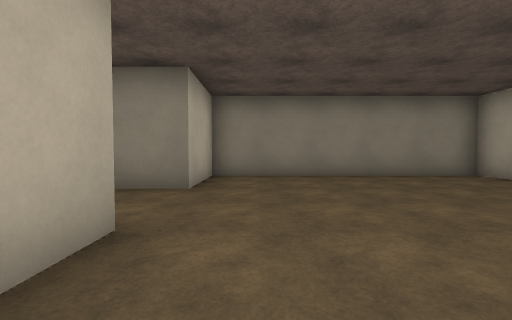
[1] (above)

12 first-person views from a walk through a level from a Godot 3-D game. The camera is 1.4 m above the floor, tilts 2° down and sees 90° across. The floor is counted in squares, 2 m on a side. Each view is taken from the middle of a square. On the plan, view 1 faces up. The plan holds only what a view shows up to about 9 squares ahead; the rest is blank. Flat picture figures and markers are not drawn. Characters and animated objects are not drawn. Surface patterns are stand-ins for the level's own textures.

[2]
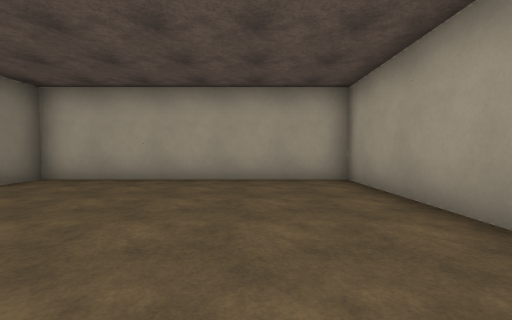

[3]
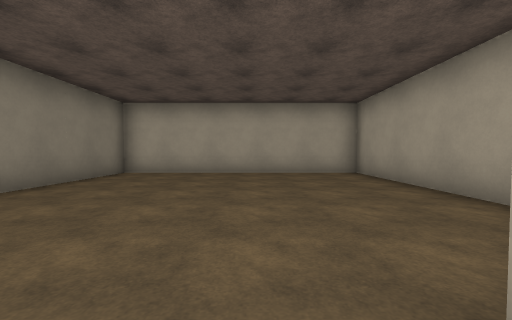

[4]
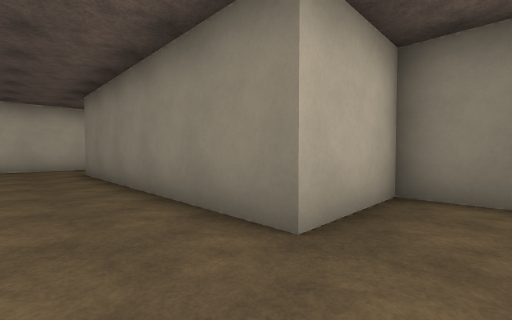

[5]
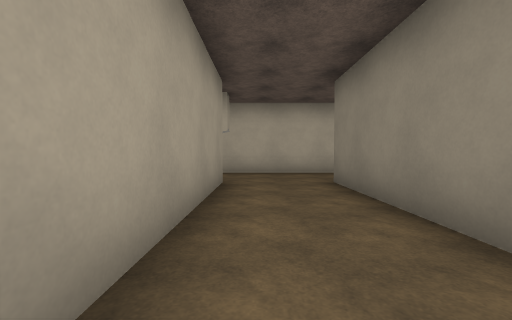

[6]
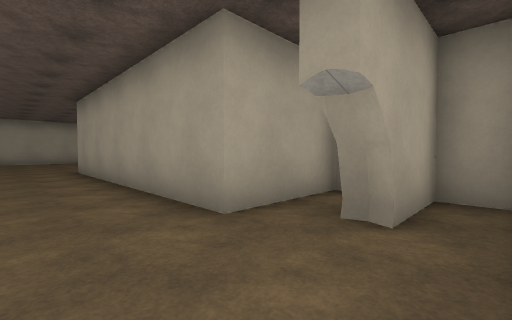

[7]
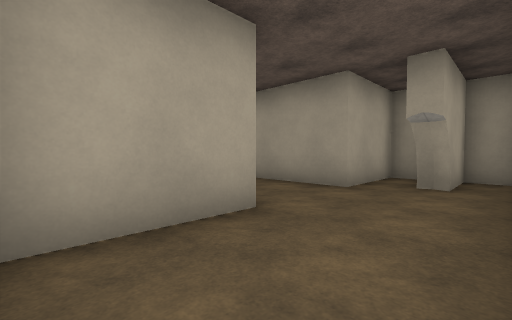

[8]
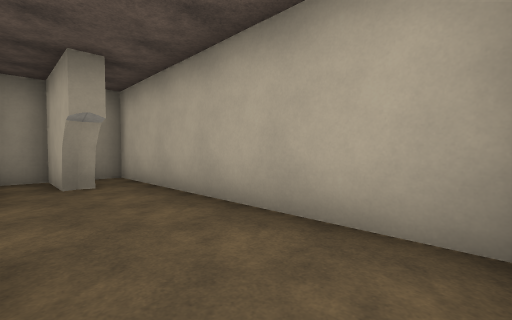

[9]
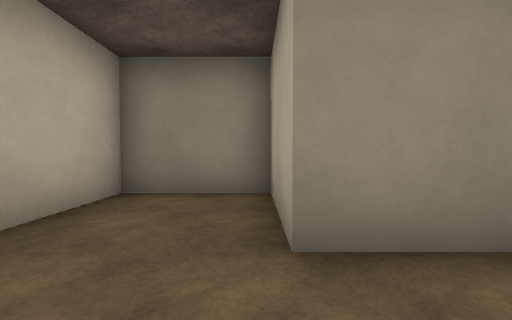

[10]
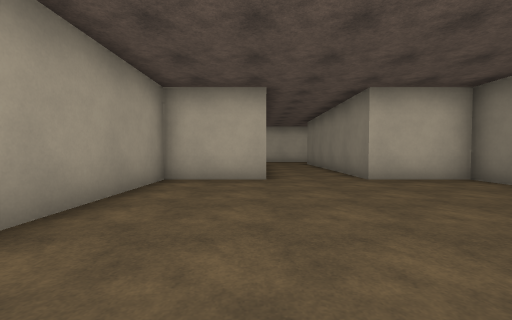

[11]
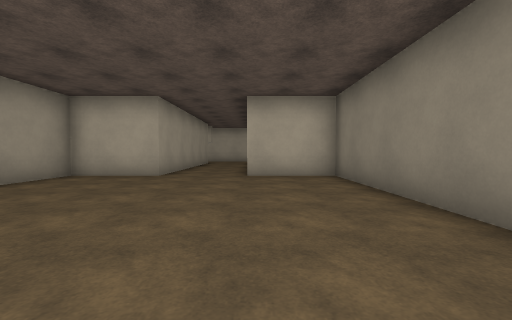

[12]
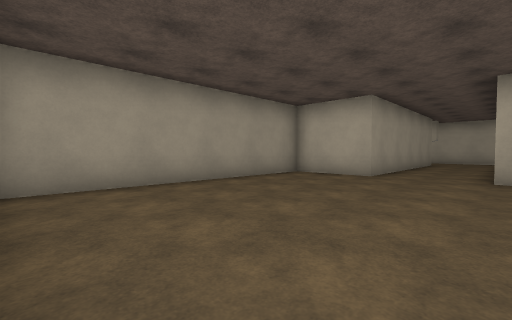

### Floor plan
Ten units are one square. View 1 is at (0, 0); x grows to the right and y downward. Boxes are objects, and circles mark ways between rooms. Rooms are numbered by the first view taken in them; rooms with no view inside come last. Other rooms are left out.
<svg viewBox="-118 -78 186 85">
<path fill="none" stroke="#000" d="M-12 -23 -12 2 63 2 63 -73 -12 -73 -12 -48M-98 -16 -98 2 -88 2 -88 -23 -12 -23M-12 -48 -88 -48 -88 -73 -113 -73 -113 2 -103 2 -103 -15 -99 -14"/>
<circle cx="-20" cy="-35" r="3" fill="#2a7"/>
<text x="20" y="-40">1</text>
<text x="-80" y="-40">2</text>
</svg>
Room 1 opens to room 2.

Where each view was taken, in squares from view 1:
view 1: 0 up, 0 right, facing up
view 2: 2 up, 0 right, facing right
view 3: 3 up, 2 left, facing right
view 4: 3 up, 0 right, facing up-left
view 5: 3 up, 3 left, facing left
view 6: 4 up, 11 left, facing down-right
view 7: 7 up, 11 left, facing down-right
view 8: 7 up, 9 left, facing down-left
view 9: 3 up, 9 left, facing up
view 10: 2 up, 5 right, facing left
view 11: 5 up, 6 right, facing left
view 12: 5 up, 6 right, facing down-left
